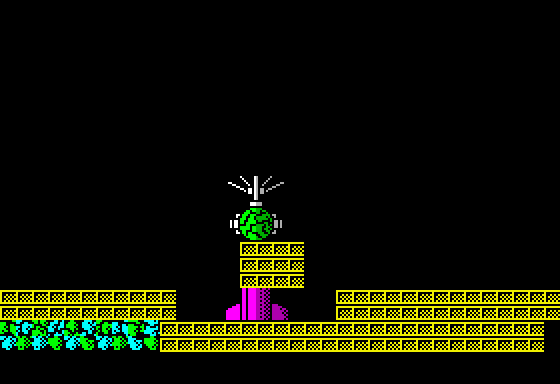

Tiled map render using the project's own tile images. Description and the whole map definition, tile-layer contents included, below:
An orthogonal 35x24 tile map with 16x16 px tiles, 1 tile layer (Collision), 3 tilesets, 1 image layer and 4 objects (2x source_marker, vitorc, ammo_pack).

<map version="1.0" orientation="orthogonal" width="35" height="24" tilewidth="16" tileheight="16">
 <properties>
  <property name="background_color" value="#000000" />
  <property name="zoneNumber" value="080" />
  <property name="zoneSource" value="rusarh/exolon-esl asm/data_zone_data.asm" />
  <property name="nextLevel" value="L04S07" />
 </properties>
 <tileset firstgid="1" name="tiles" tilewidth="16" tileheight="16">
  <image source="tiles.png" width="240" height="512" />
 </tileset>
 <tileset firstgid="481" name="rocks" tilewidth="16" tileheight="16">
  <image source="rocks.png" width="512" height="48" />
 </tileset>
 <tileset firstgid="577" name="generated_terrain" tilewidth="16" tileheight="16">
  <image source="generated_terrain.png" width="256" height="16" />
 </tileset>
 <imagelayer name="Original Static Scenery">
  <image source="zone_080_original.png" width="512" height="384" />
 </imagelayer>
 <layer name="Collision" width="35" height="24">
  <data encoding="csv">0,0,0,0,0,0,0,0,0,0,0,0,0,0,0,0,0,0,0,0,0,0,0,0,0,0,0,0,0,0,0,0,0,0,0,
0,0,0,0,0,0,0,0,0,0,0,0,0,0,0,0,0,0,0,0,0,0,0,0,0,0,0,0,0,0,0,0,0,0,0,
0,0,0,0,0,0,0,0,0,0,0,0,0,0,0,0,0,0,0,0,0,0,0,0,0,0,0,0,0,0,0,0,0,0,0,
0,0,0,0,0,0,0,0,0,0,0,0,0,0,0,0,0,0,0,0,0,0,0,0,0,0,0,0,0,0,0,0,0,0,0,
0,0,0,0,0,0,0,0,0,0,0,0,0,0,0,0,0,0,0,0,0,0,0,0,0,0,0,0,0,0,0,0,0,0,0,
0,0,0,0,0,0,0,0,0,0,0,0,0,0,0,0,0,0,0,0,0,0,0,0,0,0,0,0,0,0,0,0,0,0,0,
0,0,0,0,0,0,0,0,0,0,0,0,0,0,0,0,0,0,0,0,0,0,0,0,0,0,0,0,0,0,0,0,0,0,0,
0,0,0,0,0,0,0,0,0,0,0,0,0,0,0,0,0,0,0,0,0,0,0,0,0,0,0,0,0,0,0,0,0,0,0,
0,0,0,0,0,0,0,0,0,0,0,0,0,0,0,0,0,0,0,0,0,0,0,0,0,0,0,0,0,0,0,0,0,0,0,
0,0,0,0,0,0,0,0,0,0,0,0,0,0,0,0,0,0,0,0,0,0,0,0,0,0,0,0,0,0,0,0,0,0,0,
0,0,0,0,0,0,0,0,0,0,0,0,0,0,0,0,0,0,0,0,0,0,0,0,0,0,0,0,0,0,0,0,0,0,0,
0,0,0,0,0,0,0,0,0,0,0,0,0,0,0,0,0,0,0,0,0,0,0,0,0,0,0,0,0,0,0,0,0,0,0,
0,0,0,0,0,0,0,0,0,0,0,0,0,0,0,0,0,0,0,0,0,0,0,0,0,0,0,0,0,0,0,0,0,0,0,
0,0,0,0,0,0,0,0,0,0,0,0,0,0,0,0,0,0,0,0,0,0,0,0,0,0,0,0,0,0,0,0,0,0,0,
0,0,0,0,0,0,0,0,0,0,0,0,0,0,0,0,0,0,0,0,0,0,0,0,0,0,0,0,0,0,0,0,0,0,0,
0,0,0,0,0,0,0,0,0,0,0,0,0,0,0,1,1,1,1,0,0,0,0,0,0,0,0,0,0,0,0,0,0,0,0,
0,0,0,0,0,0,0,0,0,0,0,0,0,0,0,1,1,1,1,0,0,0,0,0,0,0,0,0,0,0,0,0,0,0,0,
0,0,0,0,0,0,0,0,0,0,0,0,0,0,0,1,1,1,1,0,0,0,0,0,0,0,0,0,0,0,0,0,0,0,0,
1,1,1,1,1,1,1,1,1,1,1,0,0,0,0,0,0,0,0,0,0,1,1,1,1,1,1,1,1,1,1,1,1,1,1,
1,1,1,1,1,1,1,1,1,1,1,0,0,0,0,0,0,0,0,0,0,1,1,1,1,1,1,1,1,1,1,1,1,1,1,
0,0,0,0,0,0,0,0,0,0,1,1,1,1,1,1,1,1,1,1,1,1,1,1,1,1,1,1,1,1,1,1,1,1,0,
0,0,0,0,0,0,0,0,0,0,1,1,1,1,1,1,1,1,1,1,1,1,1,1,1,1,1,1,1,1,1,1,1,1,0,
0,0,0,0,0,0,0,0,0,0,0,0,0,0,0,0,0,0,0,0,0,0,0,0,0,0,0,0,0,0,0,0,0,0,0,
0,0,0,0,0,0,0,0,0,0,0,0,0,0,0,0,0,0,0,0,0,0,0,0,0,0,0,0,0,0,0,0,0,0,0</data>
 </layer>
 <objectgroup name="Objects">
  <object id="1" name="vitorc" x="0" y="320" />
  <object id="2" name="ammo_pack" x="48" y="288" width="32" height="32">
   <properties>
    <property name="sourceBlock" value="blk_box_white" />
   </properties>
  </object>
  <object id="3" name="source_marker" x="224" y="176">
   <properties>
    <property name="sourceBlock" value="blk_control_beacon" />
    <property name="sourceY" value="11" />
    <property name="sourceX" value="14" />
   </properties>
  </object>
  <object id="4" name="source_marker" x="240" y="240">
   <properties>
    <property name="sourceBlock" value="blk_beacon_base" />
    <property name="sourceY" value="15" />
    <property name="sourceX" value="15" />
   </properties>
  </object>
 </objectgroup>
</map>
